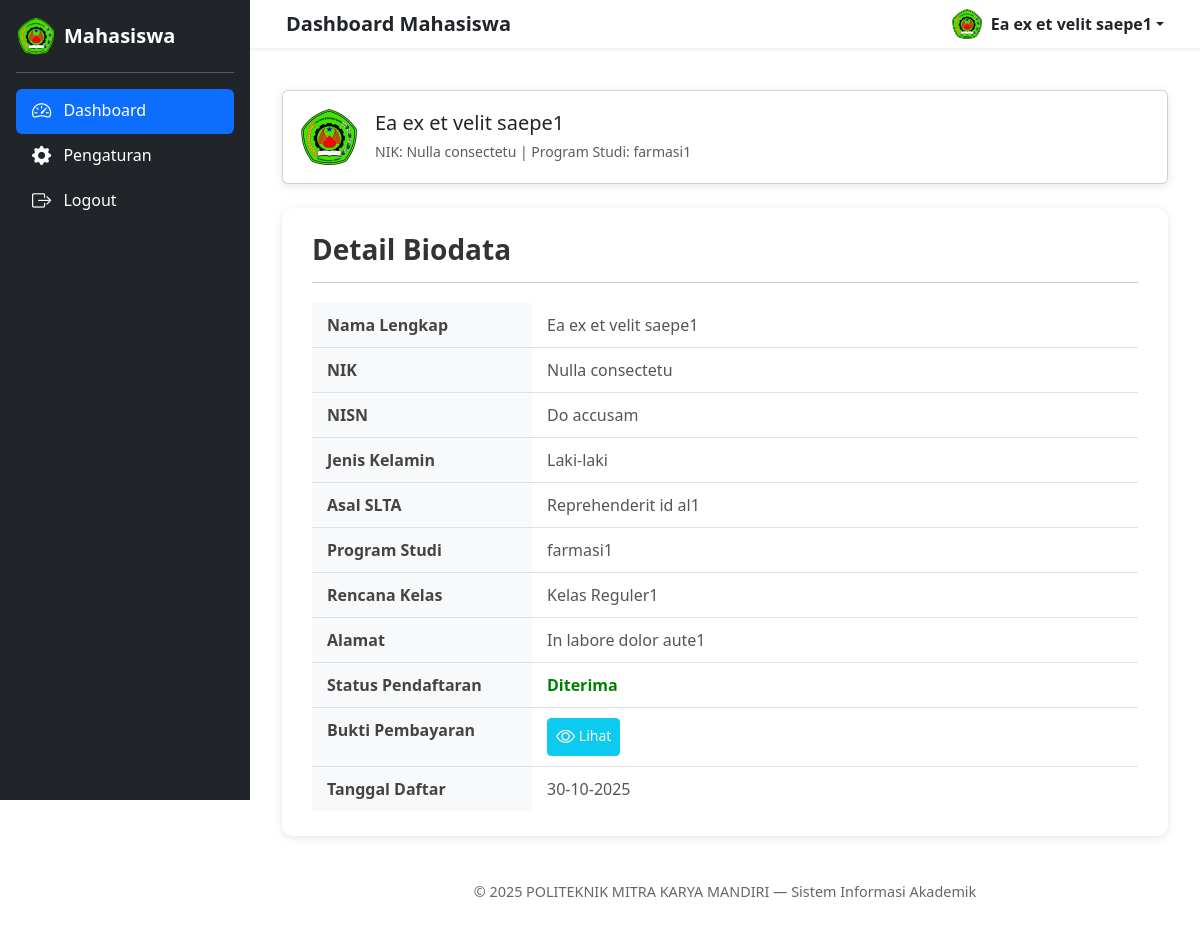
Page /user/dashboard_user.php (signed in) on the committed database.
### tables this page shows
CREATE TABLE `tb_pendaftaran` (
  `id_pendaftaran` int(11) NOT NULL,
  `nama_lengkap` varchar(100) DEFAULT NULL,
  `email` varchar(100) DEFAULT NULL,
  `jenis_kelamin` varchar(20) DEFAULT NULL,
  `alamat` text DEFAULT NULL,
  `nik` varchar(16) NOT NULL,
  `nisn` varchar(10) NOT NULL,
  `asal_slta` varchar(100) DEFAULT NULL,
  `program_studi` varchar(100) DEFAULT NULL,
  `rencana_kelas` varchar(50) DEFAULT NULL,
  `bukti_pembayaran` varchar(255) DEFAULT NULL,
  `tanggal_daftar` datetime DEFAULT current_timestamp(),
  `status_pendaftaran` enum('Pending','Diterima','Tidak Diterima') DEFAULT 'Pending'
);

### user/dashboard_user.php (the view, shortened to what this page needs)
<?php
include '../includes/koneksi.php';
$nik = $_SESSION['username'];
$query = mysqli_query($conn, "SELECT * FROM tb_pendaftaran WHERE nik = '$nik' LIMIT 1");
$data = mysqli_fetch_assoc($query);
?>
<!DOCTYPE html>
<html lang="id">
<head>
    <link href="https://cdn.jsdelivr.net/npm/bootstrap@5.3.2/dist/css/bootstrap.min.css" rel="stylesheet">
    <link href="https://cdn.jsdelivr.net/npm/bootstrap-icons@1.11.3/font/bootstrap-icons.css" rel="stylesheet">
</head>
<body>
    <?php include 'sidebar_user.php'; ?>
    <div class="content">
        <div class="container-fluid">
            <div class="card mb-4">
                <div class="card-body d-flex align-items-center">
                    <img src="../img/logo_mkm.png" alt="User Avatar" class="me-3">
                    <div>
                        <h5 class="mb-1">
                            <?= htmlspecialchars($data['nama_lengkap']); ?>
                        </h5>
                        <small class="text-muted">NIK:
                            <?= htmlspecialchars($data['nik']); ?> | Program Studi:
                            <?= htmlspecialchars($data['program_studi']); ?>
                        </small>
                    </div>
                </div>
            </div>
            <div class="biodata">
                <h3>Detail Biodata</h3>
                <hr style="margin: 10px 0 20px;">
                <table>
                    <tr>
                        <th>Nama Lengkap</th>
                        <td><?= htmlspecialchars($data['nama_lengkap']); ?></td>
                    </tr>
                    <tr>
                        <th>NIK</th>
                        <td><?= htmlspecialchars($data['nik']); ?></td>
                    </tr>
                    <tr>
                        <th>NISN</th>
                        <td><?= htmlspecialchars($data['nisn']); ?></td>
                    </tr>
                    <tr>
                        <th>Jenis Kelamin</th>
                        <td><?= htmlspecialchars($data['jenis_kelamin']); ?></td>
                    </tr>
                    <tr>
                        <th>Asal SLTA</th>
                        <td><?= htmlspecialchars($data['asal_slta']); ?></td>
                    </tr>
                    <tr>
                        <th>Program Studi</th>
                        <td><?= htmlspecialchars($data['program_studi']); ?></td>
                    </tr>
                    <tr>
                        <th>Rencana Kelas</th>
                        <td><?= htmlspecialchars($data['rencana_kelas']); ?></td>
                    </tr>
                    <tr>
                        <th>Alamat</th>
                        <td><?= htmlspecialchars($data['alamat']); ?></td>
                    </tr>
                    <tr>
                        <th>Status Pendaftaran</th>
                        <td>
                            <b style="color:
                    <?php
                    echo ($data['status_pendaftaran'] == 'Diterima') ? 'green' :
                        (($data['status_pendaftaran'] == 'Tidak Lolos') ? 'red' : '#ff9800');
                    ?>">
                                <?= htmlspecialchars($data['status_pendaftaran']); ?>
                            </b>
                        </td>
                    </tr>
                    <tr>
                        <th>Bukti Pembayaran</th>
                        <td>
                            <?php if (!empty($data['bukti_pembayaran'])) { ?>
                                <a href="../uploads/<?= htmlspecialchars($data['bukti_pembayaran']); ?>" target="_blank"
                                    class="btn btn-sm btn-info text-white">
                                    <i class="bi bi-eye"></i> Lihat
                                </a>
                            <?php } else { ?>
                                <span class="text-muted">Tidak ada</span>
                            <?php } ?>
                        </td>
                    </tr>
                    <tr>
                        <th>Tanggal Daftar</th>
                        <td><?= date('d-m-Y', strtotime($data['tanggal_daftar'])); ?></td>
                    </tr>
                </table>
            </div>
            <footer>
                &copy; <?= date('Y') ?> POLITEKNIK MITRA KARYA MANDIRI — Sistem Informasi Akademik
            </footer>
        </div>
</body>
</html>

### user/sidebar_user.php (shortened to what this page needs)
<?php
$current_page = basename($_SERVER['PHP_SELF']);
?>
<nav class="navbar navbar-expand-lg navbar-light bg-white shadow-sm fixed-top px-4">
    <div class="container-fluid">
        <?php
        $page_titles = [
            'dashboard_user' => 'Dashboard Mahasiswa',
            'pengaturan' => 'Pengaturan Akun'
        ];
        $page_title = $page_titles[basename($_SERVER['PHP_SELF'], '.php')] ?? 'Dashboard Mahasiswa';
        ?>
        <h5 class="fw-bold mb-0"><?= htmlspecialchars($page_title) ?></h5>
        <div class="dropdown ms-auto">
            <a href="#" class="d-flex align-items-center text-dark text-decoration-none dropdown-toggle"
                id="dropdownUser" data-bs-toggle="dropdown" aria-expanded="false">
                <img src="../img/logo_mkm.png" alt="User" width="32" height="32" class="rounded-circle me-2">
                <strong>
                    <?= isset($data['nama_lengkap']) ? htmlspecialchars($data['nama_lengkap']) : htmlspecialchars($_SESSION['username']); ?>
                </strong>
            </a>
        </div>
    </div>
</nav>
<div class="sidebar bg-dark text-white p-3" id="sidebar">
    <a href="dashboard_user.php" class="d-flex align-items-center mb-3 text-white text-decoration-none">
        <img src="../img/logo_mkm.png" alt="Logo" width="40" class="me-2">
        <span class="fs-5 fw-bold">Mahasiswa</span>
    </a>
    <hr>
    <ul class="nav nav-pills flex-column mb-auto">
        <li>
            <a href="dashboard_user.php"
                class="nav-link text-white <?= ($current_page == 'dashboard_user.php') ? 'active' : ''; ?>">
                <i class="bi bi-speedometer2 me-2"></i> Dashboard
            </a>
        </li>
        <li>
            <a href="pengaturan.php"
                class="nav-link text-white <?= ($current_page == 'pengaturan.php') ? 'active' : ''; ?>">
                <i class="bi bi-gear-fill me-2"></i> Pengaturan
            </a>
        </li>
        <li>
            <a href="../logout.php" class="nav-link text-white">
                <i class="bi bi-box-arrow-right me-2"></i> Logout
            </a>
        </li>
    </ul>
</div>
<link href="https://cdn.jsdelivr.net/npm/bootstrap@5.3.2/dist/css/bootstrap.min.css" rel="stylesheet">
<link href="https://cdn.jsdelivr.net/npm/bootstrap-icons@1.11.3/font/bootstrap-icons.css" rel="stylesheet">

### user/dashboard_user.php (style rules this page uses)
body { overflow-x: hidden; background-color: #f8f9fa; }
.content { margin-left: 250px; padding: 90px 20px 20px; transition: all 0.3s; }
.card { border: none; border-radius: 12px; box-shadow: 0 2px 10px rgba(0, 0, 0, 0.1); }
.bi { font-size: 1.2rem; vertical-align: middle; }
.profile img, .card-body img { width: 60px; height: 60px; border-radius: 50%; object-fit: cover; }
.biodata { background: #fff; border-radius: 12px; padding: 25px 30px; box-shadow: 0 2px 10px rgba(0, 0, 0, 0.1); margin-bottom: 30px; }
.biodata h3 { font-weight: 600; color: #333; margin-bottom: 15px; }
.biodata table { width: 100%; border-collapse: collapse; }
.biodata table th { width: 220px; padding: 10px 15px; background: #f8f9fa; border-bottom: 1px solid #dee2e6; text-align: left; font-weight: 600; color: #444; vertical-align: top; }
.biodata table td { padding: 10px 15px; border-bottom: 1px solid #dee2e6; color: #555; }
.biodata table tr:last-child th, .biodata table tr:last-child td { border-bottom: none; }
footer { text-align: center; padding: 15px 0; font-size: 0.9rem; color: #666; }

### user/sidebar_user.php (style rules this page uses)
.sidebar { width: 250px; min-height: 100vh; position: fixed; top: 0; left: 0; padding-top: 70px; transition: all 0.3s ease; z-index: 1040; }
.nav-link.active { background-color: #0d6efd !important; border-radius: 8px; }
@media (min-width: 992px) { .navbar { margin-left: 250px; width: calc(100% - 250px); transition: all 0.3s ease; } }

### rows in the picture
tb_pendaftaran: nama_lengkap "Ea ex et velit saepe1", nik "Nulla consectetu", program_studi "farmasi1", nisn "Do accusam", jenis_kelamin "Laki-laki", asal_slta "Reprehenderit id al1", rencana_kelas "Kelas Reguler1", alamat "In labore dolor aute1", status_pendaftaran "Diterima", tanggal_daftar "30-10-2025"

### other values in the picture
$page_title "Dashboard Mahasiswa"
